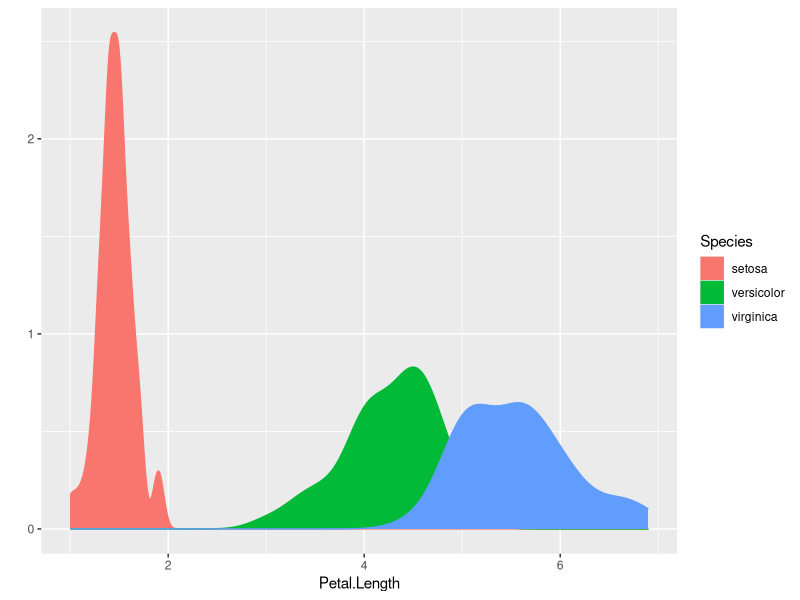
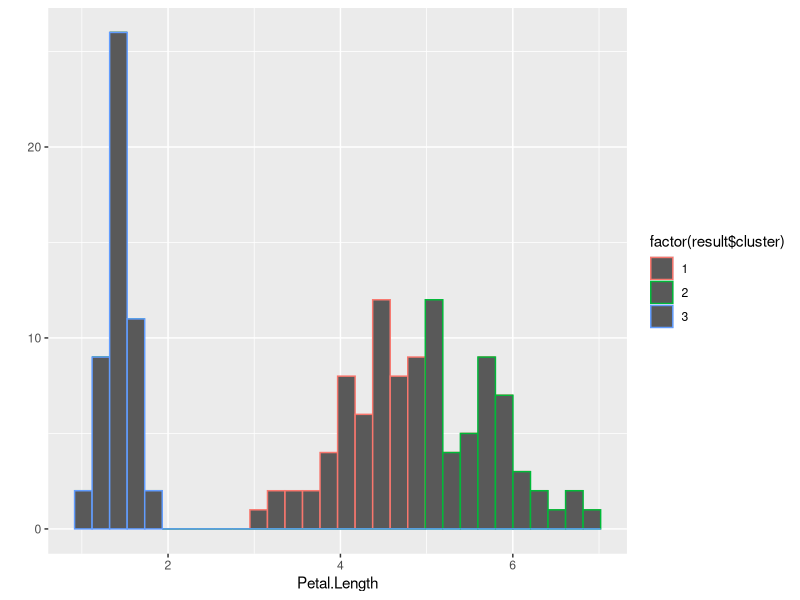
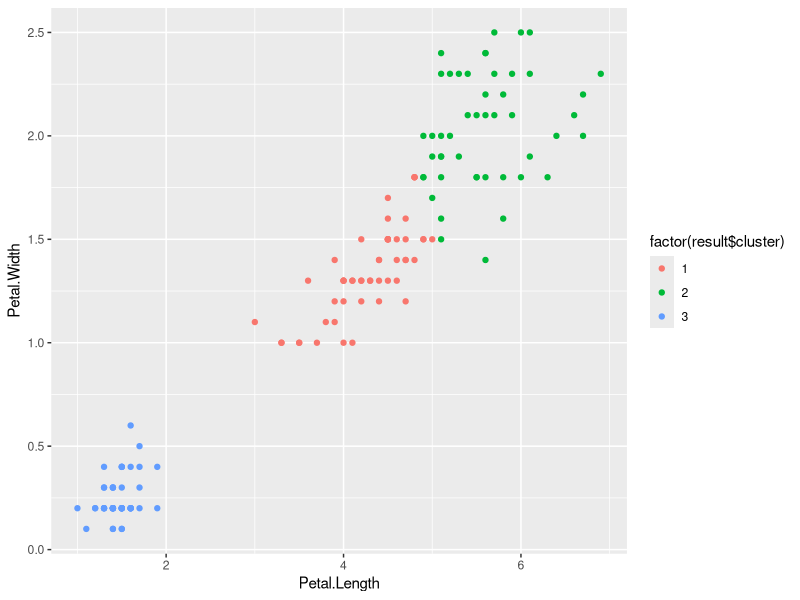

Here is the R script that generated these plots, in order:
# CLUSTERING IRIS.R
#
#
# Version:
#
# Date:
# Author:
#
#TOC> ==========================================================================
#TOC>
#TOC>   Section  Title                                            Line
#TOC> --------------------------------------------------------------------------
#TOC>   1        Packages
#TOC>   2        Dataset exploration
#TOC>   3        Clustering
#TOC>   4        Multidimensional clustering
#TOC> ==========================================================================

# ====    1  Packages  =========================================================

if (!require(ggplot2, quietly = TRUE)) {
    install.packages("ggplot2")
    library(ggplot2)
}

# ====    2 Dataset exploration  ===============================================

my_data <- iris

# Let's explore the dataset
str(my_data)

summary(my_data$Petal.Length)

# Let's explore the distribution of petal length across the different species

qplot(
    Petal.Length,
    data = my_data,
    geom = 'density',
    color = Species,
    fill = Species
)

# ====    3 Clustering  ========================================================

# Can we exctract the different species into clusters using petal lenght?

my_data2 <- my_data[, "Petal.Length"]

num_clusters <- 3
set.seed(1234)
result <- kmeans(my_data2, num_clusters, nstart = 20)

# Let's see how the original species have been assigned into clusters

table(result$cluster, my_data$Species)

# How many measurements have been misclassified?

# Let's plot sepal lenght per cluster

qplot(Petal.Length,
      data = my_data,
      color = factor(result$cluster))

# ====    4 Multidimensional clustering  =======================================

# Can we exctract the different species into clusters using 2 attributes?

my_data3 <- my_data[, c("Petal.Width", "Petal.Length")]

num_clusters <- 3
set.seed(1234)
result <- kmeans(my_data3, num_clusters, nstart = 20)

table(result$cluster, my_data$Species)

# Let's plot sepal lenght and petal width per cluster

qplot(Petal.Length,
      Petal.Width,
      data = my_data,
      color = factor(result$cluster))


